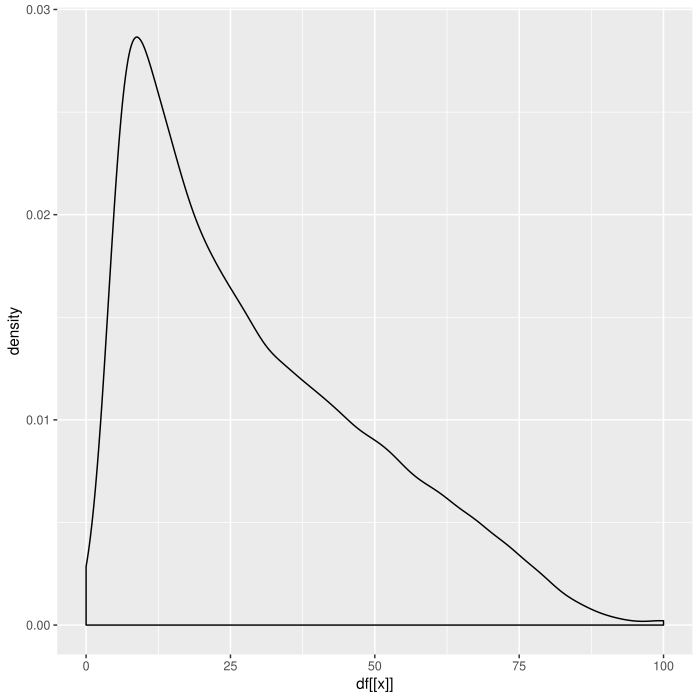

R code for this plot:
#!/usr/bin/Rscript
# Skrypt wykreślna różnego rodzaju histogramy dla danych z pliku ws2014_komitety_by_komisja_T.csv
# (więcej: https://github.com/hrpunio/Data/tree/master/ws2014_pobranie_2018)
#
require (ggplot2)

estimatedMode <- function(x) { d <- density(x, na.rm=T); d$x[which.max(d$y)] }

showVotes <- function(df, x, co, region, N, minN) {
   ## showVotes = wykreśla histogram dla województwa (region)
   kN <- nrow(df)
   sX <- summary(df[[x]], na.rm=TRUE);
   sV <- sd(df[[x]], na.rm=TRUE)
   ## współczynnik skośności Pearsona
   skewness <- 3 * (sX[["Mean"]] - sX[["Median"]])/sV
   Mo <- estimatedMode(df[[x]])
   skewnessMo <- (sX[["Mean"]] - Mo)/sV
   
   summary_label <- sprintf ("Śr = %.1f\nMe = %.1f\nq1 = %.1f\nq3 = %.1f\nS = %.1f\nW = %.2f", 
     sX[["Mean"]], sX[["Median"]],
     sX[["1st Qu."]], sX[["3rd Qu."]], sV, skewness)
   summary_label_bold <- sprintf ("D = %.2f\nSr - D = %.2f\nWd = %.2f", Mo, sX[["Mean"]] - Mo, skewnessMo)
   
   if (minN < 1) {
   t <- sprintf("Wybory 2014. Głosy na %s\n%s ogółem %d komisji", co, region, kN ) } 
   else { t <- sprintf("Wybory 2014. Głosy na %s\n%s ogółem %d komisji (N>%d)", co, region, kN, minN ) } 

   p <- ggplot(df, aes(x=df[[x]])) + geom_density()
   p

   ##h <- hist(df[[x]], breaks=kpN, freq=TRUE, col="orange", main=t, 
   ##  ylab="%", xlab="% poparcia", labels=F, xaxt='n' )
   ##  axis(side=1, at=kpN, cex.axis=2, cex.lab=2)
   #### pozycja tekstu zawierającego statystyki opisowe
   ##posX <- 0.50 * max(h$counts)
   ##posY <- 0.66 * max(h$counts)
   ##text(80, posX, summary_label, cex=1.4, adj=c(0,1))
   ##text(80, posY, summary_label_bold, cex=1.4, adj=c(0,1), font=4)
}

## Wczytanie danych; obliczenie podst. statystyk:
komisje <- read.csv("ws2014_komitety_by_komisja_T.csv", 
   sep = ';', header=T, na.string="NA");

komisje$ogn <- komisje$glosyNiewazne  / (komisje$glosy 
   + komisje$glosyNiewazne) * 100;

summary(komisje$PSL); summary(komisje$PiS); summary(komisje$PO);
fivenum(komisje$PSLp); fivenum(komisje$PiSp); fivenum(komisje$POp);

## ## ###
par(ps=6,cex=1,cex.axis=1,cex.lab=1,cex.main=1.2)
kpN <- seq(0, 100, by=2);
kpX <- c(0, 10,20,30,40,50,60,70,80,90, 100);
kN <- nrow(komisje)
region <- "Polska"
minTurnout <- 0

## cała Polska:
showVotes(komisje, "PSLp", "PSL", region, kN, minTurnout);
showVotes(komisje, "PiSp", "PiS", region, kN, minTurnout);
showVotes(komisje, "POp",  "PO",  region, kN, minTurnout);
showVotes(komisje, "SLDLRp", "SLD", region, kN, minTurnout);

## Cała Polska (bez małych komisji):
## ( późniejszych analizach pomijane są małe komisje)
minTurnout <- 49
komisje <- subset (komisje, glosyLK > minTurnout); 
kN <- nrow(komisje)

showVotes(komisje, "PSLp", "PSL", region, kN, minTurnout);
showVotes(komisje, "PiSp", "PiS", region, kN, minTurnout);
showVotes(komisje, "POp",  "PO",  region, kN, minTurnout);

## Typ gminy U/R (U=gmina miejska ; R=inna niż miejska)
komisjeW <- subset (komisje, typ == "U"); 
kN <- nrow(komisjeW)
region <- "Polska/g.miejskie"
showVotes(komisjeW, "PSLp", "PSL", region, kN, minTurnout);
showVotes(komisjeW, "PiSp", "PiS", region, kN, minTurnout);
showVotes(komisjeW, "POp",  "PO",  region, kN, minTurnout);

komisjeW <- subset (komisje, typ == "R"); 
kN <- nrow(komisjeW)
region <- "Polska/g.niemiejskie"
showVotes(komisjeW, "PSLp", "PSL", region, kN, minTurnout);
showVotes(komisjeW, "PiSp", "PiS", region, kN, minTurnout);
showVotes(komisjeW, "POp",  "PO",  region, kN, minTurnout);

## woj = dwucyfrowy kod teryt województwa:
komisje$woj <- substr(komisje$teryt, start=1, stop=2)

cN <- c("dolnośląskie", "kujawsko-pomorskie",
 "lubelskie", "lubuskie", "łódzkie", "małopolskie", "mazowieckie",
 "opolskie", "podkarpackie", "podlaskie", "pomorskie", "śląskie",
 "świętokrzyskie", "warmińsko-mazurskie", "wielkopolskie",
 "zachodniopomorskie");
cW <- c("02", "04", "06", "08", "10", "12", "14", "16", "18",
 "20", "22", "24", "26", "28", "30", "32");

## wszystkie województwa po kolei:
for (w in 1:16) {
  wojS <- cW[w]
  ###region <- cN[w];
  region <- sprintf ("%s (%s)", cN[w], wojS);

  komisjeW <- subset (komisje, woj == wojS); ##

  showVotes(komisjeW, "PSLp", "PSL", region, kN, minTurnout);
  showVotes(komisjeW, "PiSp", "PiS", region, kN, minTurnout);
  showVotes(komisjeW, "POp",  "PO",  region, kN, minTurnout);
}

## ## koniec
